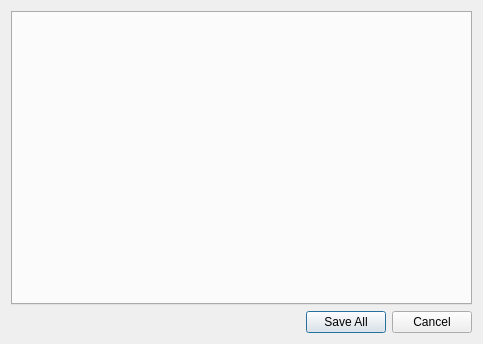
<?xml version="1.0" encoding="UTF-8"?>
<ui version="4.0">
 <class>Dialog</class>
 <widget class="QDialog" name="Dialog">
  <property name="geometry">
   <rect>
    <x>0</x>
    <y>0</y>
    <width>483</width>
    <height>344</height>
   </rect>
  </property>
  <property name="windowTitle">
   <string>Find Mising Words Config</string>
  </property>
  <layout class="QVBoxLayout" name="verticalLayout">
   <item>
    <widget class="QTabWidget" name="tab_widget">
     <property name="currentIndex">
      <number>-1</number>
     </property>
    </widget>
   </item>
   <item>
    <widget class="QDialogButtonBox" name="buttonBox">
     <property name="orientation">
      <enum>Qt::Horizontal</enum>
     </property>
     <property name="standardButtons">
      <set>QDialogButtonBox::Cancel|QDialogButtonBox::SaveAll</set>
     </property>
    </widget>
   </item>
  </layout>
 </widget>
 <resources/>
 <connections>
  <connection>
   <sender>buttonBox</sender>
   <signal>accepted()</signal>
   <receiver>Dialog</receiver>
   <slot>accept()</slot>
   <hints>
    <hint type="sourcelabel">
     <x>248</x>
     <y>254</y>
    </hint>
    <hint type="destinationlabel">
     <x>157</x>
     <y>274</y>
    </hint>
   </hints>
  </connection>
  <connection>
   <sender>buttonBox</sender>
   <signal>rejected()</signal>
   <receiver>Dialog</receiver>
   <slot>reject()</slot>
   <hints>
    <hint type="sourcelabel">
     <x>316</x>
     <y>260</y>
    </hint>
    <hint type="destinationlabel">
     <x>286</x>
     <y>274</y>
    </hint>
   </hints>
  </connection>
 </connections>
</ui>
